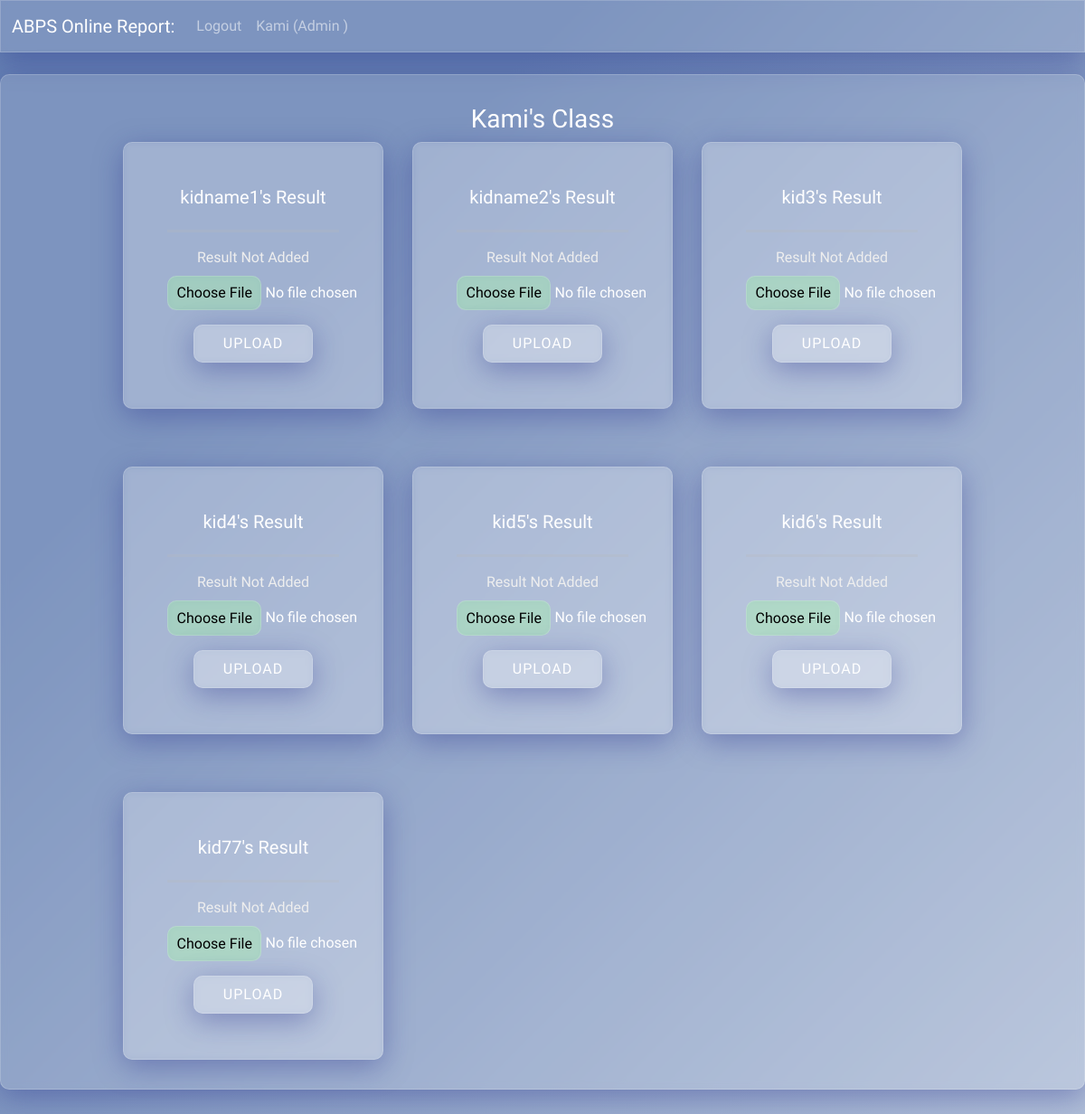
/upload_result (signed in), run on an earlier commit of the app's database.
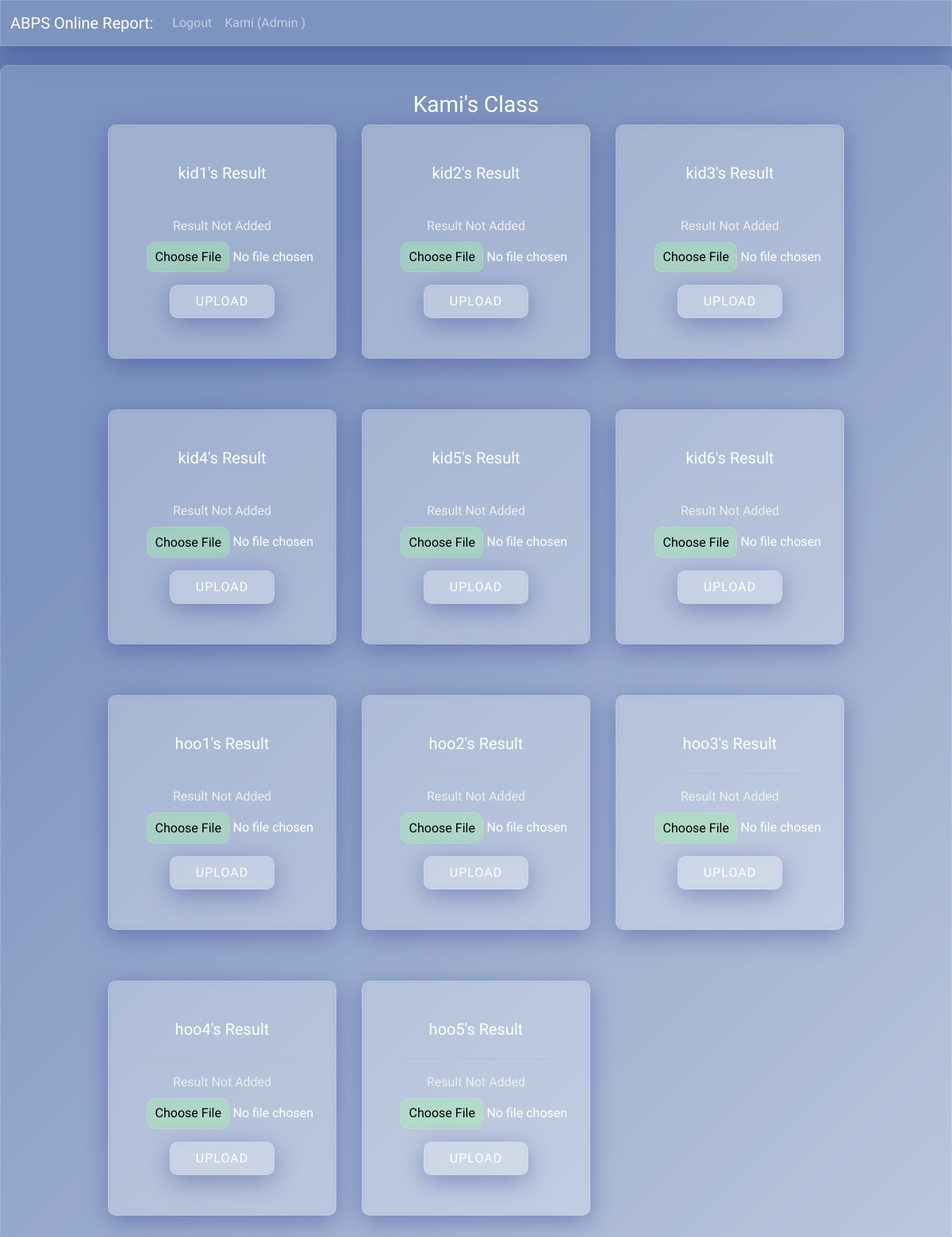
And on a later commit of the database.
### report/models.py (models this page shows, shortened)
class User(db.Model, UserMixin):
    id = db.Column(db.Integer, primary_key=True, nullable=False, unique=True)
    username = db.Column(db.String(20), nullable = False)
    password = db.Column(db.String(20), nullable=False)
    userType = db.Column(db.String(10), nullable=False)
    theClass = db.Column(db.String())
    fileName = db.Column(db.String())
    fileData = db.Column(db.LargeBinary)

### report/routes.py (the view, shortened to what this page needs)
@app.route("/upload_result", methods=["POST", "GET"])
@login_required
def uploadResult():
    try:
        form = UploadForm()
        studentList = User.query.filter_by(userType="student", theClass = current_user.theClass).all()
        if current_user.userType == "teacher":
            return render_template("upload_result.html", title="upload result",
                            student = studentList,form=form)#, filename=filename)
        elif current_user.userType == "student":
            flash("huhuhuh, thought you were smarter kid?", "danger")
            return redirect(url_for("studentReport"))
        else:
            studentList = User.query.filter_by(userType="student").all()
            return render_template("upload_result.html", title="upload result",
                            student = studentList,form=form)
    except:
        return render_template("error.html")

### report/forms.py
class UploadForm(FlaskForm):
    resultFile = FileField(label ='upload the result', validators= [FileAllowed(['pdf', 'jpg','csv'])] )
    submit = SubmitField('upload')

### report/models.py (called while the page is built)
@login_manager.user_loader
def load_user(user_id):
    return User.query.get(int(user_id))

### report/templates/upload_result.html (shortened to what this page needs)
{% extends "base.html" %} {% block content %}
<div class="content-container teacher-container glass-container">
  <h3>
    <span class="user-title-text">{{current_user.username}}</span>'s Class
  </h3>
  <div class="grid-content">
    {% if student %} {% for each in student %}
    <div class="glass-container" style="width: 18rem">
      <div class="card-body student-card">
        <h5 class="card-title">{{each.username}}'s Result</h5>
        <hr class="solid" />
        <div class="form-check form-switch upload-form">
          <form method="post" action="#" enctype="multipart/form-data">
            {% if form.resultFile.errors %}
            {{form.resultFile(class="is-invalid")}}
            <div class="invalid-feedback">
              {% for error in form.resultFile.errors %}
              <span class="is-invalid"> {{error}} </span>
              {% endfor %} {{form.submit(class = "btn btn-primary")}}
            </div>
            {% else %} {% if each.fileName %} {{form.resultFile}}
            <div class="option-view-file">
              <a
                href="{{url_for('download', getId = each.id, attach = False)}}"
                method
                >View Uploaded File</a
              >
            </div>
            <label>Upload new file</label>
            {{form.submit(class = "btn btn-danger")}} {% else %}
            <label>result not added</label>
            {{form.resultFile}} {{form.submit(class = "btn btn-primary")}} {%
            endif %} {% endif %}
          </form>
        </div>
      </div>
    </div>
    {% endfor %} {% else %}
  </div>
  <h1 class="center">No one here yet</h1>
  {% endif %}
</div>
{% endblock %}

### report/templates/base.html (shortened to what this page needs)
<!DOCTYPE html>
<html lang="en">
  <head>
    <link
      href="https://cdn.jsdelivr.net/npm/bootstrap@5.0.1/dist/css/bootstrap.min.css"
      rel="stylesheet"
    />
    <link
      rel="stylesheet"
      href="{{ url_for('static',filename='style.css') }}"
    />
    <nav class="navbar navbar-expand-lg navbar-dark bg-glass">
      <div class="container-fluid">
        <a class="navbar-brand" href="/">ABPS Online Report:</a>
        <div class="collapse navbar-collapse" id="navbarSupportedContent">
          <ul class="navbar-nav me-auto mb-2 mb-lg-0">
            {% if current_user.is_authenticated %}
            <li class="nav-item">
              <a class="nav-link" href="{{url_for('logout')}}">Logout</a>
            </li>
            <li class="nav-item">
              <label class="nav-link mb-0"
                >{{current_user.username}} ({{current_user.userType}}
                {{current_user.theClass}} )</label
              >
            </li>
            {% else %}
            <li class="nav-item">
              <a class="nav-link" href="{{url_for('login')}}">Login</a>
            </li>
            {% endif %}
          </ul>
        </div>
      </div>
    </nav>
  </head>
  <body>
    <div>
       {% block content %}{% endblock %}
    </div>
  </body>
</html>

### report/static/style.css (style rules this page uses)
body { color: #fff; font-family: "Red Hat Display", sans-serif; background-color: #b1bfd8; height: 100%; background-image: linear-gradient(315deg, #b1bfd8 0%, #6782b4 74%); background-repeat: no-repeat; }
.bg-glass { background: rgba(255, 255, 255, 0.15); box-shadow: 0 8px 32px 0 rgba(31, 38, 135, 0.37); backdrop-filter: blur(4px); -webkit-backdrop-filter: blur(4px); border: 1px solid rgba(255, 255, 255, 0.18); }
p, h1, li { -webkit-animation: fadein 2s; -moz-animation: fadein 2s; -ms-animation: fadein 2s; -o-animation: fadein 2s; animation: fadein 2s; }
hr.solid { border-top: 3px solid #bbb; }
.glass-container { padding: 2rem; background: rgba(255, 255, 255, 0.15); box-shadow: 0 8px 32px 0 rgba(31, 38, 135, 0.37); backdrop-filter: blur(4px); -webkit-backdrop-filter: blur(4px); border-radius: 10px; border: 1px solid rgba(255, 255, 255, 0.18); }
.grid-content { display: grid; gap: 4rem 2rem; grid-template-columns: auto auto auto; }
.user-title-text { text-transform: capitalize; }
.teacher-container { display: flex; flex-direction: column; }
.upload-form { padding: 0; }
.content-container { display: flex; margin-top: 2%; margin-bottom: 5%; align-items: center; justify-content: center; width: 100%; height: 100%; text-align: center; }
label { color: #eee; text-transform: capitalize; margin-bottom: 0.5rem; }
input[type="submit"] { text-transform: uppercase; font-weight: 300; letter-spacing: 1px; color: #fff; margin-top: 1rem; padding: 0.5rem 2rem; border: none; transition: cubic-bezier(0.075, 0.82, 0.165, 1) 1.5s all; background: rgba(255, 255, 255, 0.15); box-shadow: 0 8px 32px 0 rgba(31, 38, 135, 0.37); backdrop-filter: blur(4px); -webkit-backdrop-filter: blur(4px); border-radius: 10px; border: 1px solid rgba(255, 255, 255, 0.18); }
.student-card { display: flex; flex-direction: column; justify-content: center; }

What changed in the data, as far as the page shows it:
changed User: username "kidname1" → "kid1"
changed User: username "kidname2" → "kid2"
now on this page (row edited): User: username "hoo1"
changed User: username "kid77" → "hoo2"
added User: username "hoo3"
added User: username "hoo4"
added User: username "hoo5"
